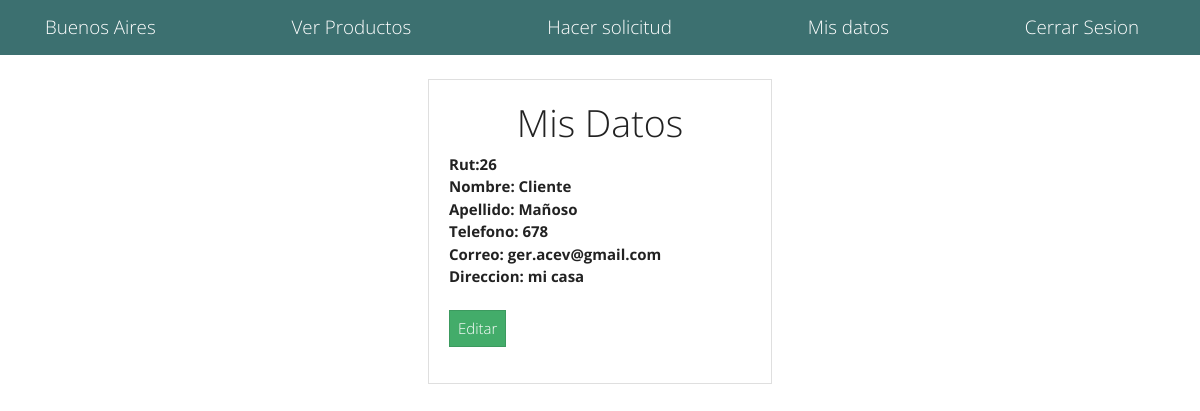
The page /modelo/mis_datos.php (signed in) on the database its author committed.
### tables this page shows
CREATE TABLE `usuario` (
  `rut` int(11) NOT NULL,
  `nombre` varchar(45) NOT NULL,
  `apellidos` varchar(45) NOT NULL,
  `telefono` int(11) NOT NULL,
  `correo` varchar(45) NOT NULL,
  `direccion` varchar(45) NOT NULL,
  `password` varchar(45) NOT NULL,
  `id_rol` int(11) NOT NULL
);

### modelo/mis_datos.php (the view, shortened to what this page needs)
<?php
    include('../include/cliente.php');
    $correo= $_SESSION['Cliente'];
    $query = "SELECT * FROM usuario WHERE correo = '$correo'";
    $result_tasks = mysqli_query($mysqli, $query);
    while($row = mysqli_fetch_assoc($result_tasks)) {
?>
<div class="container p-4">
<div class="row">
<div class="col-md-4 mx-auto">
<div class="card card-body">
    <form action="../modelo/mis_datos2.php" method="POST">
        <div class="form-group">
        <h1 class="text-lg-center">Mis Datos</h1>
        <strong class="text-center">Rut:<?php echo $row['rut']; ?></strong><br>
        <strong class="text-center">Nombre: <?php echo $row['nombre']; ?></strong><br>
        <strong class="text-center">Apellido: <?php echo $row['apellidos']; ?></strong><br>
        <strong class="text-center">Telefono: <?php echo $row['telefono']; ?></strong><br>
        <strong class="text-center">Correo: <?php echo $row['correo']; ?></strong><br>
        <strong class="text-center">Direccion: <?php echo $row['direccion']; ?></strong><br><br>
        <a href="../modelo/mis_datos2.php?rut=<?php echo $row['rut']?>" class="btn btn-success">Editar</a>
    </form>
    </div>
</div>
</div>
</div>
<?php } ?>
<?php include('../include/footer.php'); ?>

### rows shown on the page
usuario: rut "26", nombre "Cliente", apellidos "Mañoso", telefono "678", correo "ger.acev@gmail.com", direccion "mi casa"
